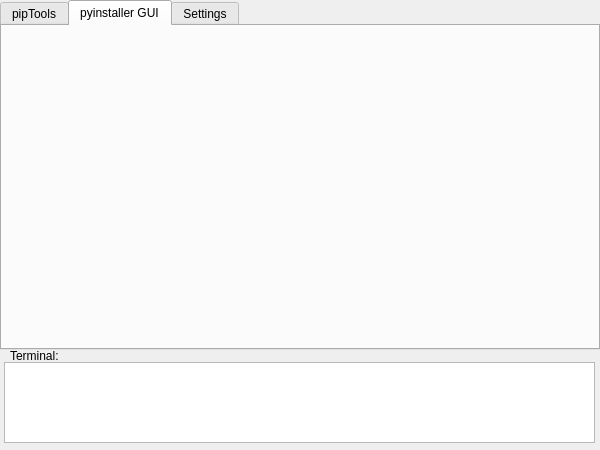
<?xml version="1.0" encoding="UTF-8"?>
<ui version="4.0">
 <class>Form</class>
 <widget class="QWidget" name="Form">
  <property name="geometry">
   <rect>
    <x>0</x>
    <y>0</y>
    <width>600</width>
    <height>450</height>
   </rect>
  </property>
  <property name="minimumSize">
   <size>
    <width>600</width>
    <height>450</height>
   </size>
  </property>
  <property name="maximumSize">
   <size>
    <width>600</width>
    <height>450</height>
   </size>
  </property>
  <property name="cursor">
   <cursorShape>ArrowCursor</cursorShape>
  </property>
  <property name="windowTitle">
   <string>sizoPyTools</string>
  </property>
  <widget class="QTabWidget" name="tabWidget">
   <property name="geometry">
    <rect>
     <x>0</x>
     <y>0</y>
     <width>600</width>
     <height>350</height>
    </rect>
   </property>
   <property name="currentIndex">
    <number>1</number>
   </property>
   <property name="movable">
    <bool>false</bool>
   </property>
   <property name="tabBarAutoHide">
    <bool>false</bool>
   </property>
   <widget class="QWidget" name="tab">
    <attribute name="title">
     <string>pipTools</string>
    </attribute>
    <widget class="QWidget" name="verticalLayoutWidget">
     <property name="geometry">
      <rect>
       <x>6</x>
       <y>10</y>
       <width>581</width>
       <height>311</height>
      </rect>
     </property>
     <layout class="QVBoxLayout" name="verticalLayout">
      <item>
       <widget class="QGroupBox" name="groupBox">
        <property name="sizePolicy">
         <sizepolicy hsizetype="Preferred" vsizetype="Minimum">
          <horstretch>0</horstretch>
          <verstretch>0</verstretch>
         </sizepolicy>
        </property>
        <property name="title">
         <string>Install</string>
        </property>
        <widget class="QWidget" name="gridLayoutWidget_2">
         <property name="geometry">
          <rect>
           <x>9</x>
           <y>10</y>
           <width>561</width>
           <height>141</height>
          </rect>
         </property>
         <layout class="QGridLayout" name="gridLayout_2">
          <item row="0" column="0">
           <widget class="QLabel" name="label_3">
            <property name="sizePolicy">
             <sizepolicy hsizetype="Minimum" vsizetype="Preferred">
              <horstretch>0</horstretch>
              <verstretch>0</verstretch>
             </sizepolicy>
            </property>
            <property name="text">
             <string>Lib's name on PYPI.ORG:</string>
            </property>
           </widget>
          </item>
          <item row="0" column="1">
           <widget class="QLineEdit" name="lineEdit_2">
            <property name="sizePolicy">
             <sizepolicy hsizetype="Minimum" vsizetype="Fixed">
              <horstretch>0</horstretch>
              <verstretch>0</verstretch>
             </sizepolicy>
            </property>
           </widget>
          </item>
          <item row="1" column="1">
           <widget class="QLabel" name="label_4">
            <property name="sizePolicy">
             <sizepolicy hsizetype="Preferred" vsizetype="Fixed">
              <horstretch>0</horstretch>
              <verstretch>0</verstretch>
             </sizepolicy>
            </property>
            <property name="palette">
             <palette>
              <active>
               <colorrole role="WindowText">
                <brush brushstyle="SolidPattern">
                 <color alpha="255">
                  <red>255</red>
                  <green>0</green>
                  <blue>0</blue>
                 </color>
                </brush>
               </colorrole>
              </active>
              <inactive>
               <colorrole role="WindowText">
                <brush brushstyle="SolidPattern">
                 <color alpha="255">
                  <red>255</red>
                  <green>0</green>
                  <blue>0</blue>
                 </color>
                </brush>
               </colorrole>
              </inactive>
              <disabled>
               <colorrole role="WindowText">
                <brush brushstyle="SolidPattern">
                 <color alpha="255">
                  <red>120</red>
                  <green>120</green>
                  <blue>120</blue>
                 </color>
                </brush>
               </colorrole>
              </disabled>
             </palette>
            </property>
            <property name="text">
             <string>Wrong:NONE</string>
            </property>
            <property name="alignment">
             <set>Qt::AlignCenter</set>
            </property>
           </widget>
          </item>
          <item row="1" column="0">
           <widget class="QPushButton" name="pushButton_2">
            <property name="text">
             <string>Install</string>
            </property>
           </widget>
          </item>
         </layout>
        </widget>
       </widget>
      </item>
      <item>
       <widget class="QGroupBox" name="groupBox_2">
        <property name="title">
         <string>Other</string>
        </property>
        <widget class="QListWidget" name="listWidget">
         <property name="geometry">
          <rect>
           <x>5</x>
           <y>13</y>
           <width>371</width>
           <height>127</height>
          </rect>
         </property>
        </widget>
        <widget class="QWidget" name="">
         <property name="geometry">
          <rect>
           <x>380</x>
           <y>10</y>
           <width>200</width>
           <height>131</height>
          </rect>
         </property>
         <layout class="QVBoxLayout" name="verticalLayout_2">
          <item>
           <layout class="QGridLayout" name="gridLayout_3">
            <item row="0" column="0">
             <widget class="QRadioButton" name="radioButton">
              <property name="text">
               <string>Update</string>
              </property>
             </widget>
            </item>
            <item row="0" column="1">
             <widget class="QRadioButton" name="radioButton_2">
              <property name="text">
               <string>Uninstall</string>
              </property>
             </widget>
            </item>
            <item row="1" column="0">
             <widget class="QRadioButton" name="radioButton_3">
              <property name="text">
               <string>Export</string>
              </property>
             </widget>
            </item>
            <item row="1" column="1">
             <widget class="QRadioButton" name="radioButton_4">
              <property name="text">
               <string>Batch installation</string>
              </property>
             </widget>
            </item>
           </layout>
          </item>
          <item>
           <widget class="QPushButton" name="pushButton_3">
            <property name="sizePolicy">
             <sizepolicy hsizetype="Minimum" vsizetype="Preferred">
              <horstretch>0</horstretch>
              <verstretch>0</verstretch>
             </sizepolicy>
            </property>
            <property name="text">
             <string>Do</string>
            </property>
           </widget>
          </item>
          <item>
           <widget class="QPushButton" name="pushButton_4">
            <property name="text">
             <string>Refresh list</string>
            </property>
           </widget>
          </item>
         </layout>
        </widget>
       </widget>
      </item>
     </layout>
    </widget>
   </widget>
   <widget class="QWidget" name="tab_2">
    <attribute name="title">
     <string>pyinstaller GUI</string>
    </attribute>
   </widget>
   <widget class="QWidget" name="tab_3">
    <attribute name="title">
     <string>Settings</string>
    </attribute>
    <widget class="QTabWidget" name="tabWidget_2">
     <property name="geometry">
      <rect>
       <x>0</x>
       <y>-1</y>
       <width>591</width>
       <height>331</height>
      </rect>
     </property>
     <property name="tabPosition">
      <enum>QTabWidget::East</enum>
     </property>
     <property name="currentIndex">
      <number>0</number>
     </property>
     <widget class="QWidget" name="setTab_1">
      <attribute name="title">
       <string>Basic</string>
      </attribute>
      <widget class="QWidget" name="gridLayoutWidget">
       <property name="geometry">
        <rect>
         <x>9</x>
         <y>9</y>
         <width>551</width>
         <height>311</height>
        </rect>
       </property>
       <layout class="QGridLayout" name="gridLayout">
        <item row="0" column="1">
         <widget class="QLineEdit" name="lineEdit">
          <property name="sizePolicy">
           <sizepolicy hsizetype="Fixed" vsizetype="Fixed">
            <horstretch>0</horstretch>
            <verstretch>0</verstretch>
           </sizepolicy>
          </property>
          <property name="cursor">
           <cursorShape>ArrowCursor</cursorShape>
          </property>
          <property name="echoMode">
           <enum>QLineEdit::Normal</enum>
          </property>
          <property name="dragEnabled">
           <bool>false</bool>
          </property>
          <property name="readOnly">
           <bool>true</bool>
          </property>
          <property name="placeholderText">
           <string/>
          </property>
         </widget>
        </item>
        <item row="0" column="0">
         <widget class="QLabel" name="label">
          <property name="sizePolicy">
           <sizepolicy hsizetype="Fixed" vsizetype="Preferred">
            <horstretch>0</horstretch>
            <verstretch>0</verstretch>
           </sizepolicy>
          </property>
          <property name="text">
           <string>Language:</string>
          </property>
          <property name="alignment">
           <set>Qt::AlignCenter</set>
          </property>
         </widget>
        </item>
        <item row="0" column="2">
         <widget class="QPushButton" name="pushButton">
          <property name="sizePolicy">
           <sizepolicy hsizetype="Expanding" vsizetype="Fixed">
            <horstretch>0</horstretch>
            <verstretch>0</verstretch>
           </sizepolicy>
          </property>
          <property name="text">
           <string>Change language</string>
          </property>
         </widget>
        </item>
       </layout>
      </widget>
     </widget>
     <widget class="QWidget" name="setTab_2">
      <attribute name="title">
       <string>Tab 2</string>
      </attribute>
     </widget>
    </widget>
   </widget>
  </widget>
  <widget class="QLabel" name="label_2">
   <property name="geometry">
    <rect>
     <x>10</x>
     <y>350</y>
     <width>54</width>
     <height>12</height>
    </rect>
   </property>
   <property name="text">
    <string>Terminal:</string>
   </property>
  </widget>
  <widget class="QTextBrowser" name="textBrowser">
   <property name="geometry">
    <rect>
     <x>4</x>
     <y>362</y>
     <width>591</width>
     <height>81</height>
    </rect>
   </property>
  </widget>
 </widget>
 <resources/>
 <connections>
  <connection>
   <sender>pushButton</sender>
   <signal>clicked()</signal>
   <receiver>Form</receiver>
   <slot>b1Act()</slot>
   <hints>
    <hint type="sourcelabel">
     <x>438</x>
     <y>183</y>
    </hint>
    <hint type="destinationlabel">
     <x>599</x>
     <y>225</y>
    </hint>
   </hints>
  </connection>
  <connection>
   <sender>pushButton_2</sender>
   <signal>clicked()</signal>
   <receiver>Form</receiver>
   <slot>b2Act()</slot>
   <hints>
    <hint type="sourcelabel">
     <x>163</x>
     <y>140</y>
    </hint>
    <hint type="destinationlabel">
     <x>-396</x>
     <y>119</y>
    </hint>
   </hints>
  </connection>
  <connection>
   <sender>pushButton_3</sender>
   <signal>clicked()</signal>
   <receiver>Form</receiver>
   <slot>b3Act()</slot>
   <hints>
    <hint type="sourcelabel">
     <x>549</x>
     <y>297</y>
    </hint>
    <hint type="destinationlabel">
     <x>1137</x>
     <y>322</y>
    </hint>
   </hints>
  </connection>
  <connection>
   <sender>pushButton_4</sender>
   <signal>clicked()</signal>
   <receiver>Form</receiver>
   <slot>b4Act()</slot>
   <hints>
    <hint type="sourcelabel">
     <x>506</x>
     <y>314</y>
    </hint>
    <hint type="destinationlabel">
     <x>864</x>
     <y>352</y>
    </hint>
   </hints>
  </connection>
 </connections>
 <slots>
  <slot>b1Act()</slot>
  <slot>b2Act()</slot>
  <slot>b3Act()</slot>
  <slot>b4Act()</slot>
 </slots>
</ui>
